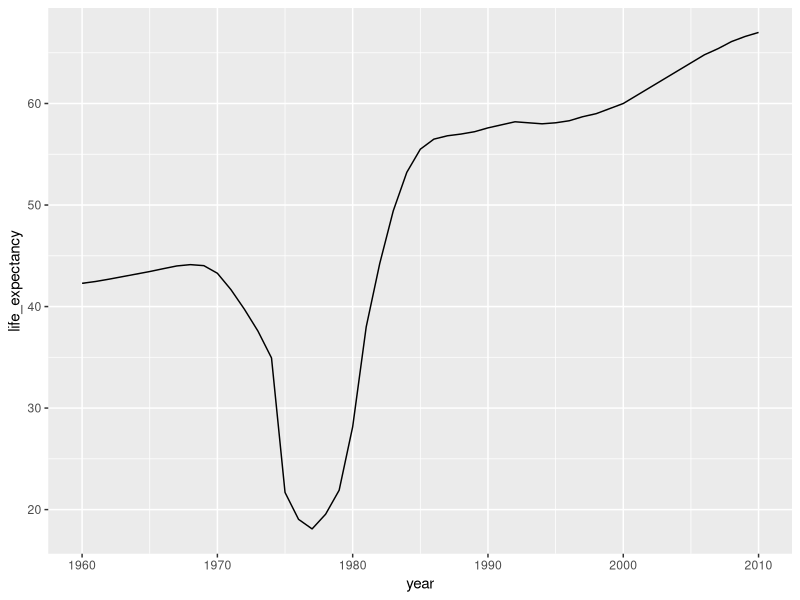

Reproduce this figure in R.
library(dplyr)
library(ggplot2)
library(dslabs)
data(gapminder)

gapminder %>%
  filter((year >= 1960 & year <= 2010), country == "Cambodia") %>%
  ggplot(aes(x = year, y = life_expectancy)) +
  geom_line()
